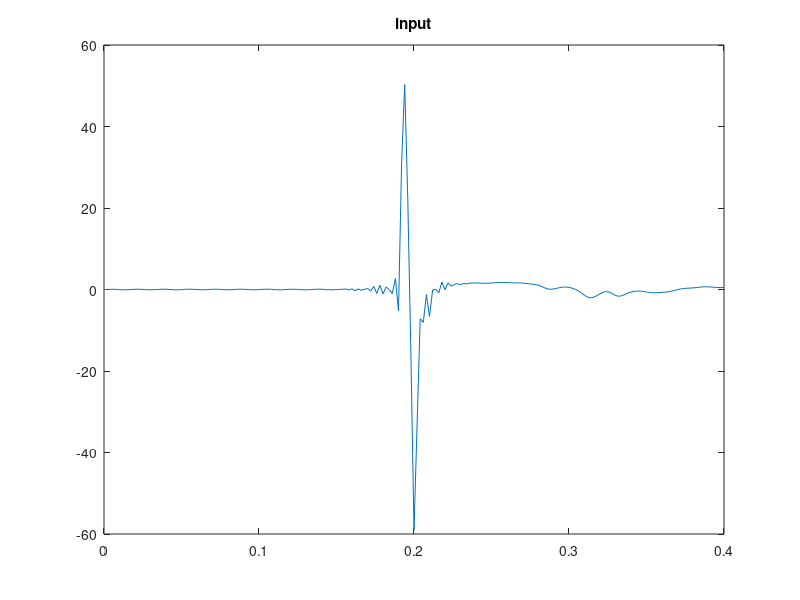
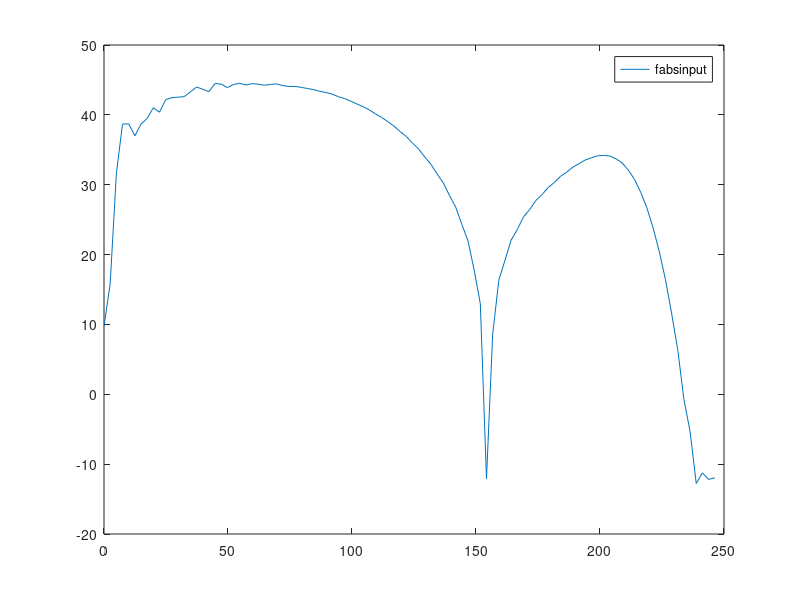

Recreate these plots in MATLAB, in order. (Note: this script raises an error after producing the figures.)
clc
clear all;
close all;

input=[0.000     0.012     0.032     0.044     0.020    -0.026    -0.068 ...
-0.077    -0.040     0.010     0.057     0.076     0.045    -0.004 ...
-0.051    -0.075    -0.052    -0.005     0.043     0.075     0.059 ...
 0.012    -0.037    -0.072    -0.065    -0.023     0.026     0.068 ...
 0.071     0.032    -0.018    -0.062    -0.073    -0.039     0.010 ...
 0.057     0.075     0.046    -0.003    -0.050    -0.074    -0.052 ...
-0.004     0.045     0.077     0.061     0.014    -0.036    -0.073 ...
-0.066    -0.023     0.027     0.070     0.072     0.032    -0.016 ...
-0.061    -0.073    -0.039     0.009     0.055     0.073     0.044 ...
-0.004    -0.051    -0.076    -0.056    -0.009     0.053     0.081 ...
 0.069     0.017    -0.055    -0.048    -0.104     0.013     0.002 ...
 0.057     0.129    -0.096     0.165    -0.291     0.153    -0.198 ...
 0.033     0.250    -0.383     0.783    -0.972     1.035    -1.088 ...
 0.623    -0.024    -0.995     2.703    -5.253    30.984    50.263 ...
22.011   -16.056   -59.076   -33.010    -7.162    -8.071    -1.255 ...
-6.592    -0.126     0.063    -0.782     1.831    -0.028     1.655 ...
 0.826     1.223     1.453     1.137     1.528     1.381     1.578 ...
 1.615     1.601     1.594     1.538     1.519     1.548     1.593 ...
 1.670     1.716     1.734     1.722     1.689     1.660     1.629 ...
 1.626     1.609     1.569     1.508     1.416     1.333     1.234 ...
 1.073     0.810     0.460     0.165     0.053     0.125     0.297 ...
 0.470     0.584     0.615     0.531     0.332     0.050    -0.331 ...
-0.840    -1.405    -1.866    -2.047    -1.886    -1.504    -1.050 ...
-0.671    -0.510    -0.641    -1.036    -1.470    -1.664    -1.530 ...
-1.196    -0.854    -0.609    -0.460    -0.387    -0.396    -0.482 ...
-0.614    -0.744    -0.807    -0.795    -0.749    -0.691    -0.640 ...
-0.560    -0.414    -0.231    -0.030     0.139     0.244     0.310 ...
 0.352     0.400     0.476     0.560     0.629     0.668     0.651 ...
 0.598     0.539     0.492     0.481     0.490];

%input(floor(3.0*end/4.0):end)=0;

nt=201;
hnf=floor(nt/2);

dt = 2e-3;
t=[0:dt:(nt-1)*dt];
df=1./(nt*dt);
f=[0:hnf -hnf:-1]*df;
omega=2.0*pi*f;


tau=2.0*5.0/1545.8
% tau=0.0007
% tau = 0; 
%tau=2.0*5.0/1500.0
%tau=2.0*5.0/1000.0
eps=0.1

% nominator=1-exp(-1i*omega*0.008);
% 
% finput=fft(input); 
% finput=finput.*nominator;
% input=real(ifft(finput)); 
% 
% input=input+2.0*randn(size(input)); 


figure();
plot(t,input);
title('input'); 


finput=fft(input);


fabsinput=mag2db(abs(fft(input)));


figure(); 
plot(f(1:hnf),fabsinput(1:hnf)); 
legend('fabsinput'); 




%% Deghost
% First way
nominator1=1-exp(1i*omega*tau);
denominator1=2.0-2.0*cos(omega*tau)+eps;
ffilter1=nominator1./denominator1;
filter1=real(ifft(ffilter1));  
absffilter1=abs(ffilter1); 
foutput1=finput.*ffilter1;


% Second way
ffilter2=1.0./(1-exp(-1i*omega*tau)+eps*(1+exp(-1i*omega*tau)));
absffilter2=abs(ffilter2); 
foutput2=finput.*ffilter2; 


% Third way
ffilter3=(1-exp(-1i*omega*tau));
absffilter3=abs(ffilter3); 
angffilter3=angle(ffilter3); 
index=find(absffilter3<=eps); 
absffilter3(index)=eps;
ffilter3=absffilter3.*exp(1i*angffilter3); 
ffilter3=1.0./ffilter3; 
absffilter3=abs(ffilter3); 
foutput3=finput.*ffilter3; 


% Forth way
nominator4=1-exp(1i*omega*tau);
denominator4=2.0-2.0*cos(omega*tau)+eps;
ffilter4=nominator4./denominator4;
absffilter4=abs(ffilter4); 
angffilter4=smooth(angle(ffilter4),30)'; 
ffilter4=absffilter4.*exp(1i*angffilter4); 
foutput4=finput.*ffilter4;


% Fifth way
nominator5=1-exp(1i*omega*tau); 
denominator5=2.0-2.0*cos(omega*tau)+eps;
ffilter5=nominator5./denominator5; 
filter5=real(ifft(ffilter5)); 
fillngth=0.2; 
index=find(t>fillngth); 
filter5(index)=0; 
for i_iter = 2:hnf
   filter5(nt-i_iter+2)=-filter5(i_iter);  
end
ffilter5=fft(filter5); 
foutput5=finput.*ffilter5; 


% Sixth way
nominator6=1-exp(1i*omega*tau); 
denominator6=2.0-2.0*cos(omega*tau)+eps; 
ffilter6=nominator6./denominator6;
%ffilter6=ffilter3; 
filter6=real(ifft(ffilter6)); 
c=fillngth/2.00; 
tapper=0.3*fillngth/2.0;
gauw=1.2*exp(-(t.*t)/(2.0*c*c)); 
linear=(1.0-(t-fillngth-tapper)/(tapper));
index=find(t<fillngth-tapper); 
gauw(index)=1.0; 
linear(index)=1.0; 
index=find(t>fillngth); 
linear(index)=0.0;

nfill=floor(fillngth/(2.0*dt)); 
ntap=floor(tapper/(2.0*dt)); 

n1=(ntap:2*ntap);
truncfil1=zeros(1,nt);

truncfil1(1:nfill-ntap)=1.0;
truncfil1(nfill-ntap:nfill)=0.5-0.5*cos(2*pi*n1/(2*ntap)); 
truncfil1(nfill+1:nt)=0.0; 


filter6=filter6.*linear; 
filter7=filter6.*truncfil1;
filter6(hnf:nt)=0; 

for i_iter = 2:hnf
   filter6(nt-i_iter+2)=-filter6(i_iter);  
   filter7(nt-i_iter+2)=-filter7(i_iter); 
end
ffilter6=fft(filter6); 
ffilter7=fft(filter7); 
foutput6=finput.*ffilter6;
foutput7=finput.*ffilter7; 


figure(); 
plot(t,gauw,t,linear); 
legend('gauw','linear'); 


output1=real(ifft(foutput1));
output2=real(ifft(foutput2)); 
output3=real(ifft(foutput3)); 
output4=real(ifft(foutput4)); 
output5=real(ifft(foutput5));
output6=real(ifft(foutput6)); 
output7=real(ifft(foutput7)); 



figure();
plot(t,input,t,output1,t,output2,t,output3); 
legend('input','deghost1','deghost2','deghost3');

figure();
plot(t,input,t,output1,t,output4); 
legend('input','deghost1','deghost4');


figure(); 
plot(t,filter1,t,filter5,t,filter6); 
legend('filter1','filter5','filter6'); 

figure();
plot(t,input,t,output1); 
legend('input','deghost1');

figure(); 
plot(t,input,t,output1,t,output5,t,output6); 
legend('input','deghost1','deghost5','deghost6'); 


% figure();
% plot(t,input,t,output1,t,output4); 
% legend('input','deghost1','deghost4');



%% Check the spectrum 
finput=mag2db(abs(fft(input)));
foutput1=mag2db(abs(fft(output1)));
foutput2=mag2db(abs(fft(output2))); 
foutput3=mag2db(abs(fft(output3))); 
foutput4=mag2db(abs(fft(output4))); 
foutput5=mag2db(abs(fft(output5))); 
foutput6=mag2db(abs(fft(output6))); 
foutput7=mag2db(abs(fft(output7))); 
filter1=mag2db(abs(absffilter1));
filter2=mag2db(abs(absffilter2));
filter3=mag2db(abs(absffilter3));



figure();
plot(f(1:hnf),finput(1:hnf),f(1:hnf),foutput1(1:hnf),f(1:hnf),foutput2(1:hnf),f(1:hnf),foutput3(1:hnf));
legend('finput','foutput1','foutput2','foutput3');

figure();
plot(f(1:hnf),finput(1:hnf));
legend('finput');
ylim([-50 50]); 

figure();
plot(f(1:hnf),foutput1(1:hnf));
legend('foutput1');
ylim([-50 50]); 

figure();
plot(f(1:hnf),foutput5(1:hnf));
legend('foutput5');
ylim([-50 50]); 

figure();
plot(f(1:hnf),finput(1:hnf),f(1:hnf),foutput1(1:hnf));
legend('finput','foutput1');
ylim([-50 50]); 


%% Check the filter spectrum
% figure();
% plot(f(1:hnf),filter1(1:hnf),f(1:hnf),filter2(1:hnf),f(1:hnf),filter3(1:hnf));
% legend('filter 1','filter 2','filter 3');


%% Check phase of filter
% figure()
% plot(f(1:hnf),angle(ffilter1(1:hnf)));
% legend('phase f1'); 
% 
% figure()
% plot(f(1:hnf),angle(ffilter2(1:hnf)));
% legend('phase f2'); 
% 
% figure()
% plot(f(1:hnf),angle(ffilter3(1:hnf)));
% legend('phase f3'); 
% 
% figure()
% plot(f(1:hnf),angle(ffilter4(1:hnf)));
% legend('phase f4'); 







